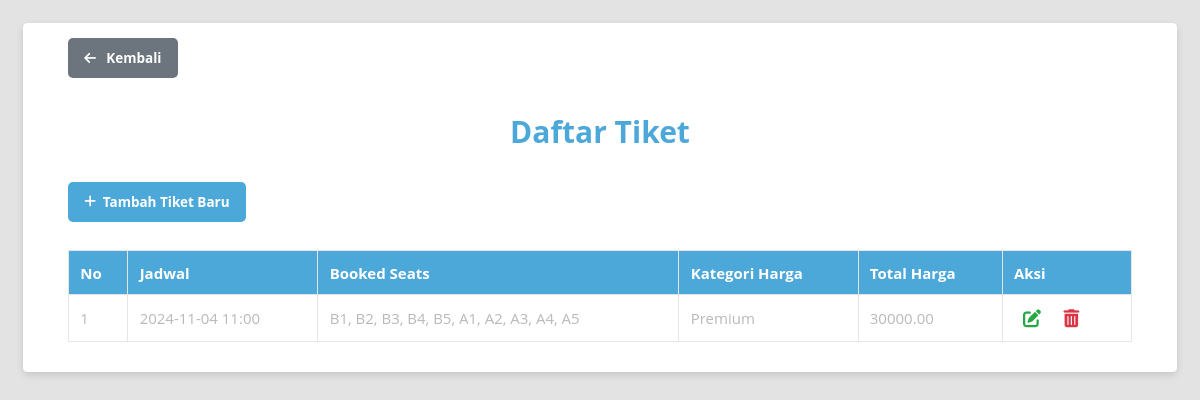
Screenshot of /src/Presentations/Handlers/Ticket/ticket_list.php with the database file from the repository.
### tables this page shows
CREATE TABLE `ticket` (
  `idticket` int NOT NULL AUTO_INCREMENT,
  `idjadwal` int NULL DEFAULT NULL,
  `idstudio` int NULL DEFAULT NULL,
  `idprice` int NULL DEFAULT NULL,
  `booked_seats` text NULL,
  `total_price` decimal(10, 2) NULL DEFAULT NULL,
  PRIMARY KEY (`idticket`) USING BTREE,
  INDEX `fk_ticket_jadwal`(`idjadwal` ASC) USING BTREE,
  INDEX `fk_ticket_price`(`idprice` ASC) USING BTREE,
  INDEX `fk_studio`(`idstudio` ASC) USING BTREE,
  CONSTRAINT `fk_ticket_jadwal` FOREIGN KEY (`idjadwal`) REFERENCES `jadwal` (`idjadwal`) ON DELETE CASCADE ON UPDATE CASCADE,
  CONSTRAINT `fk_ticket_price` FOREIGN KEY (`idprice`) REFERENCES `price` (`idprice`) ON DELETE
  SET NULL ON UPDATE CASCADE,
    CONSTRAINT `fk_studio` FOREIGN KEY (`idstudio`) REFERENCES `studio` (`idstudio`) ON DELETE CASCADE ON UPDATE CASCADE
);

CREATE TABLE `jadwal` (
  `idjadwal` int NOT NULL AUTO_INCREMENT,
  `tanggal` date NULL DEFAULT NULL,
  `jam` varchar(255) NULL DEFAULT NULL,
  `idstudio` int NULL DEFAULT NULL,
  `idmovie` int NULL DEFAULT NULL,
  `idemployee` int NULL DEFAULT NULL,
  PRIMARY KEY (`idjadwal`) USING BTREE,
  INDEX `fk_jadwal_studio`(`idstudio` ASC) USING BTREE,
  INDEX `fk_jadwal_movie`(`idmovie` ASC) USING BTREE,
  INDEX `fk_jadwal_employee`(`idemployee` ASC) USING BTREE,
  CONSTRAINT `fk_jadwal_employee` FOREIGN KEY (`idemployee`) REFERENCES `employee` (`idemployee`) ON DELETE
  SET NULL ON UPDATE CASCADE,
    CONSTRAINT `fk_jadwal_movie` FOREIGN KEY (`idmovie`) REFERENCES `movie` (`idmovie`) ON DELETE
  SET NULL ON UPDATE CASCADE,
    CONSTRAINT `fk_jadwal_studio` FOREIGN KEY (`idstudio`) REFERENCES `studio` (`idstudio`) ON DELETE
  SET NULL ON UPDATE CASCADE
);

CREATE TABLE `price` (
  `idprice` int NOT NULL AUTO_INCREMENT,
  `kategori` varchar(255) NULL DEFAULT NULL,
  `total_price` decimal(10, 2) NULL DEFAULT NULL,
  PRIMARY KEY (`idprice`) USING BTREE
);

### src/Presentations/Handlers/Ticket/ticket_list.php (called while the page is built)
<?php
require_once '../../../init.php';
$ticketList = $ticketController->getAllTickets();
include '../../Views/Ticket/ticket_list.php';

### src/Infrastructures/Databases/DatabaseConnection.php (called while the page is built, shortened)
<?php
class DatabaseConnection
{
    private static ?PDO $instance = null;
    public static function getConnection(): PDO
    {
        if (self::$instance === null) {
            $config = include __DIR__ . '/../Configs/database.php';
            try {
                self::$instance = new PDO(
                    "mysql:host={$config['host']};dbname={$config['database']}",
                    $config['username'],
                    $config['password']
                );
                self::$instance->setAttribute(PDO::ATTR_ERRMODE, PDO::ERRMODE_EXCEPTION);
            } catch (PDOException $e) {
                die("Connection failed: " . $e->getMessage());
            }
        }
        return self::$instance;
    }
}

### src/init.php (called while the page is built, shortened)
<?php
require_once 'Infrastructures/Databases/DatabaseConnection.php';
require_once 'Adapters/Repositories/TicketRepository.php';
require_once 'UseCases/ManageTicket.php';
require_once 'Adapters/Controllers/TicketController.php';
$ticketRepository = new TicketRepository();
$ticketManager = new ManageTicket($ticketRepository);
$ticketController = new TicketController($ticketManager);

### src/Adapters/Controllers/TicketController.php (called while the page is built, shortened)
<?php
class TicketController
{
    private ManageTicket $ticketManager;
    public function __construct(ManageTicket $ticketManager)
    {
        $this->ticketManager = $ticketManager;
    }
    public function getAllTickets(): array
    {
        return $this->ticketManager->fetchAll();
    }
}

### src/UseCases/ManageTicket.php (called while the page is built, shortened)
<?php
class ManageTicket
{
    private TicketRepository $repository;
    public function __construct(TicketRepository $repository)
    {
        $this->repository = $repository;
    }
    public function fetchAll(): array
    {
        return $this->repository->fetchAll();
    }
}

### src/Adapters/Repositories/TicketRepository.php (called while the page is built, shortened)
<?php
class TicketRepository
{
    private PDO $db;
    public function __construct()
    {
        $this->db = DatabaseConnection::getConnection();
    }
    public function fetchAll(): array
    {
        $sql = "SELECT t.idticket, j.tanggal, j.jam, p.kategori, t.total_price, s.nama_studio, s.jumlah_kursi_baris, s.jumlah_kursi_kolom, t.booked_seats
            FROM ticket t
            LEFT JOIN jadwal j ON t.idjadwal = j.idjadwal
            LEFT JOIN studio s ON t.idstudio = s.idstudio
            LEFT JOIN price p ON t.idprice = p.idprice";
        $stmt = $this->db->query($sql);
        return $stmt->fetchAll(PDO::FETCH_ASSOC);
    }
}

### src/Presentations/Views/Ticket/ticket_list.php (the view, shortened to what this page needs)
<!DOCTYPE html>
<html lang="en">
<head>
    <link rel="stylesheet" href="../../Assets/css/style.css">
    <link rel="stylesheet" href="https://cdnjs.cloudflare.com/ajax/libs/font-awesome/6.0.0-beta3/css/all.min.css">
</head>
<body>
    <div class="container">
        <a href="../../Views/main_menu.php" class="btn back-btn">
            <i class="fas fa-arrow-left"></i> Kembali
        </a>
        <h1>Daftar Tiket</h1>
        <a href="../../Handlers/Ticket/ticket_create.php" class="btn add-btn">
            <i class="fas fa-plus"></i> Tambah Tiket Baru
        </a>
        <table class="table">
            <thead>
                <tr>
                    <th>No</th>
                    <th>Jadwal</th>
                    <th>Booked Seats</th>
                    <th>Kategori Harga</th>
                    <th>Total Harga</th>
                    <th>Aksi</th>
                </tr>
            </thead>
            <tbody>
                <?php $i = 1; ?>
                <?php foreach ($ticketList as $ticket): ?>
                    <tr>
                        <td><?= $i++ ?></td>
                        <td><?= $ticket['tanggal'] ?> <?= $ticket['jam'] ?></td>
                        <td><?= $ticket['booked_seats'] ?></td>
                        <td><?= $ticket['kategori'] ?></td>
                        <td><?= $ticket['total_price'] ?></td>
                        <td>
                            <a href="../../Handlers/Ticket/ticket_edit.php?id=<?= $ticket['idticket'] ?>" class="action-link edit-link">
                                <i class="fas fa-edit"></i>
                            </a>
                            <a href="../../Handlers/Ticket/ticket_delete.php?id=<?= $ticket['idticket'] ?>" class="action-link delete-link">
                                <i class="fas fa-trash-alt"></i>
                            </a>
                        </td>
                    </tr>
                <?php endforeach; ?>
            </tbody>
        </table>
    </div>
</body>
</html>

### src/Presentations/Assets/css/style.css (style rules this page uses)
*, *:before, *:after { box-sizing: border-box; }
body { padding: 1em; font-family: "Open Sans", "Helvetica Neue", Helvetica, Arial, sans-serif; font-size: 15px; color: #b9b9b9; background-color: #e3e3e3; }
.container { max-width: 80em; padding: 1em 3em 2em 3em; margin: 0em auto; background-color: #fff; border-radius: 4.2px; box-shadow: 0px 3px 10px -2px rgba(0, 0, 0, 0.2); }
h1 { color: #4da8da; text-align: center; margin-bottom: 1em; }
.table { width: 100%; border-collapse: collapse; margin-top: 1em; }
.table th, .table td { padding: 0.75em; text-align: left; border: 1px solid #e5e5e5; }
.table th { background-color: #4da8da; color: #fff; }
.action-link { color: #4da8da; margin: 0 0.5em; font-size: 1.2em; text-decoration: none; }
.btn { display: inline-flex; align-items: center; padding: 0.8em 1.2em; margin-bottom: 1em; font-size: 0.9em; font-weight: bold; color: #fff; background-color: #4da8da; border: none; border-radius: 5px; text-decoration: none; cursor: pointer; transition: background-color 0.3s ease; }
.btn i { margin-right: 0.5em; }
.back-btn { display: inline-block; margin-bottom: 1em; background-color: #6c757d; }
.add-btn { margin-right: 0.5em; background-color: #4da8da; }
.edit-link i { color: #28a745; transition: color 0.3s ease; }
.delete-link i { color: #dc3545; transition: color 0.3s ease; }

### rows the page displays
ticket: idjadwal.tanggal "2024-11-04", idjadwal.jam "11:00", booked_seats "B1, B2, B3, B4, B5, A1, A2, A3, A4, A5", idprice.kategori "Premium", total_price "30000.00"
